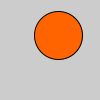
Frame 1 (no input)
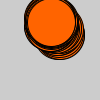
Frame 60 (the mouse pressed at the canvas centre just before this capture)
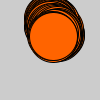
Frame 120 (the mouse held since frame 60 and released just before this capture)

The Processing sketch that drew these frames (run headless with seeded random() and noise(); from frame 60 on, the mouse is pressed at the canvas centre):

// Processing sketch: L9_1f
// ── L9_1f.pde
Circle circle = new Circle();

void setup() {
  colorMode(HSB, 360, 100, 100);
  
//  circle.x = 50;
//  circle.y = 50; 
//  circle.s = 50;
//  circle.hue = 100;

}

void draw() {
  
  circle.display();
  circle.update();
}

class Circle {
 
  float x;
  float y; 
  float s;
  float hue;
  
  Circle() {
    x = random(20, 80);
    y = random(20, 80);
    s = random(10, 50);
    hue = random(0, 100);
  }
  
  void display() {
    fill(hue, 100, 100);
    ellipse(x, y, s, s);
  }
  
  void update() {
    x += random(-2, 2);
    y += random(-2, 2);
  }
}
